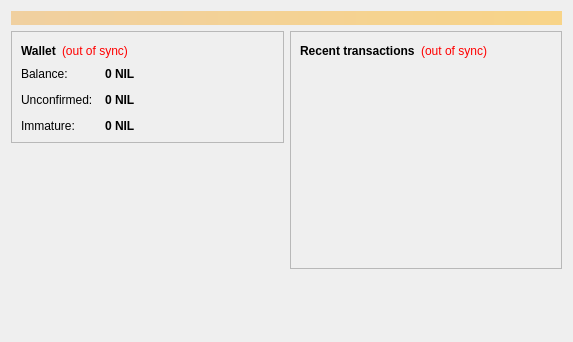
<?xml version="1.0" encoding="UTF-8"?>
<ui version="4.0">
 <class>OverviewPage</class>
 <widget class="QWidget" name="OverviewPage">
  <property name="geometry">
   <rect>
    <x>0</x>
    <y>0</y>
    <width>573</width>
    <height>342</height>
   </rect>
  </property>
  <property name="windowTitle">
   <string>Form</string>
  </property>
  <layout class="QVBoxLayout" name="topLayout">
   <item>
    <widget class="QLabel" name="labelAlerts">
     <property name="visible">
      <bool>false</bool>
     </property>
     <property name="styleSheet">
      <string notr="true">background-color: qlineargradient(x1: 0, y1: 0, x2: 1, y2: 0, stop:0 #F0D0A0, stop:1 #F8D488); color:#000000;</string>
     </property>
     <property name="wordWrap">
      <bool>true</bool>
     </property>
     <property name="margin">
      <number>3</number>
     </property>
    </widget>
   </item>
   <item>
    <layout class="QHBoxLayout" name="horizontalLayout" stretch="1,1">
     <item>
      <layout class="QVBoxLayout" name="verticalLayout_2">
       <item>
        <widget class="QFrame" name="frame">
         <property name="frameShape">
          <enum>QFrame::StyledPanel</enum>
         </property>
         <property name="frameShadow">
          <enum>QFrame::Raised</enum>
         </property>
         <layout class="QVBoxLayout" name="verticalLayout_4">
          <item>
           <layout class="QHBoxLayout" name="horizontalLayout_4">
            <item>
             <widget class="QLabel" name="label_5">
              <property name="font">
               <font>
                <weight>75</weight>
                <bold>true</bold>
               </font>
              </property>
              <property name="text">
               <string>Wallet</string>
              </property>
             </widget>
            </item>
            <item>
             <widget class="QLabel" name="labelWalletStatus">
              <property name="toolTip">
               <string>The displayed information may be out of date. Your wallet automatically synchronizes with the Nilecoin network after a connection is established, but this process has not completed yet.</string>
              </property>
              <property name="styleSheet">
               <string notr="true">QLabel { color: red; }</string>
              </property>
              <property name="text">
               <string notr="true">(out of sync)</string>
              </property>
              <property name="alignment">
               <set>Qt::AlignLeading|Qt::AlignLeft|Qt::AlignVCenter</set>
              </property>
             </widget>
            </item>
            <item>
             <spacer name="horizontalSpacer_2">
              <property name="orientation">
               <enum>Qt::Horizontal</enum>
              </property>
              <property name="sizeHint" stdset="0">
               <size>
                <width>40</width>
                <height>20</height>
               </size>
              </property>
             </spacer>
            </item>
           </layout>
          </item>
          <item>
           <layout class="QFormLayout" name="formLayout_2">
            <property name="fieldGrowthPolicy">
             <enum>QFormLayout::AllNonFixedFieldsGrow</enum>
            </property>
            <property name="horizontalSpacing">
             <number>12</number>
            </property>
            <property name="verticalSpacing">
             <number>12</number>
            </property>
            <item row="0" column="0">
             <widget class="QLabel" name="label">
              <property name="text">
               <string>Balance:</string>
              </property>
             </widget>
            </item>
            <item row="0" column="1">
             <widget class="QLabel" name="labelBalance">
              <property name="font">
               <font>
                <weight>75</weight>
                <bold>true</bold>
               </font>
              </property>
              <property name="cursor">
               <cursorShape>IBeamCursor</cursorShape>
              </property>
              <property name="toolTip">
               <string>Your current balance</string>
              </property>
              <property name="text">
               <string notr="true">0 NIL</string>
              </property>
              <property name="textInteractionFlags">
               <set>Qt::LinksAccessibleByMouse|Qt::TextSelectableByKeyboard|Qt::TextSelectableByMouse</set>
              </property>
             </widget>
            </item>
            <item row="1" column="0">
             <widget class="QLabel" name="label_3">
              <property name="text">
               <string>Unconfirmed:</string>
              </property>
             </widget>
            </item>
            <item row="1" column="1">
             <widget class="QLabel" name="labelUnconfirmed">
              <property name="font">
               <font>
                <weight>75</weight>
                <bold>true</bold>
               </font>
              </property>
              <property name="cursor">
               <cursorShape>IBeamCursor</cursorShape>
              </property>
              <property name="toolTip">
               <string>Total of transactions that have yet to be confirmed, and do not yet count toward the current balance</string>
              </property>
              <property name="text">
               <string notr="true">0 NIL</string>
              </property>
              <property name="textInteractionFlags">
               <set>Qt::LinksAccessibleByMouse|Qt::TextSelectableByKeyboard|Qt::TextSelectableByMouse</set>
              </property>
             </widget>
            </item>
            <item row="2" column="0">
             <widget class="QLabel" name="labelImmatureText">
              <property name="text">
               <string>Immature:</string>
              </property>
             </widget>
            </item>
            <item row="2" column="1">
             <widget class="QLabel" name="labelImmature">
              <property name="font">
               <font>
                <weight>75</weight>
                <bold>true</bold>
               </font>
              </property>
              <property name="toolTip">
               <string>Mined balance that has not yet matured</string>
              </property>
              <property name="text">
               <string notr="true">0 NIL</string>
              </property>
              <property name="textInteractionFlags">
               <set>Qt::LinksAccessibleByMouse|Qt::TextSelectableByKeyboard|Qt::TextSelectableByMouse</set>
              </property>
             </widget>
            </item>
           </layout>
          </item>
         </layout>
        </widget>
       </item>
       <item>
        <spacer name="verticalSpacer">
         <property name="orientation">
          <enum>Qt::Vertical</enum>
         </property>
         <property name="sizeHint" stdset="0">
          <size>
           <width>20</width>
           <height>40</height>
          </size>
         </property>
        </spacer>
       </item>
      </layout>
     </item>
     <item>
      <layout class="QVBoxLayout" name="verticalLayout_3">
       <item>
        <widget class="QFrame" name="frame_2">
         <property name="frameShape">
          <enum>QFrame::StyledPanel</enum>
         </property>
         <property name="frameShadow">
          <enum>QFrame::Raised</enum>
         </property>
         <layout class="QVBoxLayout" name="verticalLayout">
          <item>
           <layout class="QHBoxLayout" name="horizontalLayout_2">
            <item>
             <widget class="QLabel" name="label_4">
              <property name="text">
               <string>&lt;b&gt;Recent transactions&lt;/b&gt;</string>
              </property>
             </widget>
            </item>
            <item>
             <widget class="QLabel" name="labelTransactionsStatus">
              <property name="toolTip">
               <string>The displayed information may be out of date. Your wallet automatically synchronizes with the Nilecoin network after a connection is established, but this process has not completed yet.</string>
              </property>
              <property name="styleSheet">
               <string notr="true">QLabel { color: red; }</string>
              </property>
              <property name="text">
               <string notr="true">(out of sync)</string>
              </property>
              <property name="alignment">
               <set>Qt::AlignRight|Qt::AlignTrailing|Qt::AlignVCenter</set>
              </property>
             </widget>
            </item>
            <item>
             <spacer name="horizontalSpacer">
              <property name="orientation">
               <enum>Qt::Horizontal</enum>
              </property>
              <property name="sizeHint" stdset="0">
               <size>
                <width>40</width>
                <height>20</height>
               </size>
              </property>
             </spacer>
            </item>
           </layout>
          </item>
          <item>
           <widget class="QListView" name="listTransactions">
            <property name="styleSheet">
             <string notr="true">QListView { background: transparent; }</string>
            </property>
            <property name="frameShape">
             <enum>QFrame::NoFrame</enum>
            </property>
            <property name="verticalScrollBarPolicy">
             <enum>Qt::ScrollBarAlwaysOff</enum>
            </property>
            <property name="horizontalScrollBarPolicy">
             <enum>Qt::ScrollBarAlwaysOff</enum>
            </property>
            <property name="selectionMode">
             <enum>QAbstractItemView::NoSelection</enum>
            </property>
           </widget>
          </item>
         </layout>
        </widget>
       </item>
       <item>
        <spacer name="verticalSpacer_2">
         <property name="orientation">
          <enum>Qt::Vertical</enum>
         </property>
         <property name="sizeHint" stdset="0">
          <size>
           <width>20</width>
           <height>40</height>
          </size>
         </property>
        </spacer>
       </item>
      </layout>
     </item>
    </layout>
   </item>
  </layout>
 </widget>
 <resources/>
 <connections/>
</ui>
